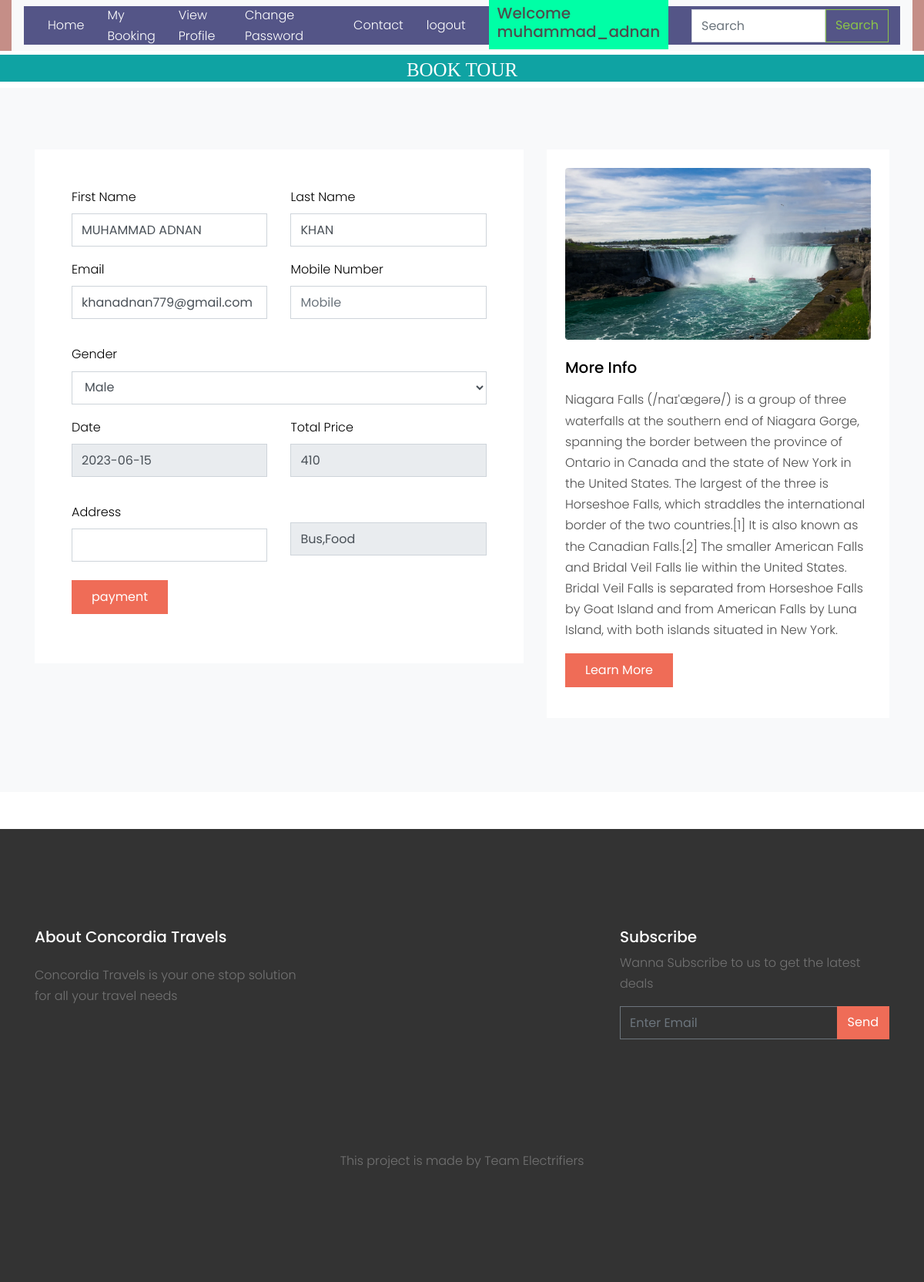
/booking/31/ (signed in), run on the app's committed database.
### tour/models.py (models this page shows, shortened)
class Booking(models.Model):
    user = models.ForeignKey(User,on_delete=models.CASCADE,null=True)
    destination = models.ForeignKey(Destination,on_delete=models.CASCADE,null=True)
    Fname = models.CharField(max_length=30)
    Lname = models.CharField(max_length=30)
    Email = models.EmailField()
    gender = models.CharField(max_length=20,null=True)
    date = models.CharField(max_length=30,null=True)
    address = models.CharField(max_length=30,null=True)
    number = models.CharField(max_length=30,null=True)
    price = models.CharField(max_length=30,null=True)
    used_facility=models.CharField(max_length=30,null=True)

class Destination(models.Model):
    user = models.ForeignKey(User,on_delete=models.CASCADE,null=True)
    place = models.CharField(max_length=20)
    country = models.CharField(max_length=20)
    image = models.ImageField(null=True)
    image1 = models.ImageField(null=True)
    image2 = models.ImageField(null=True)
    image3 = models.ImageField(null=True)
    price_by_bus = models.CharField(max_length=20,null=True)
    price_by_Train = models.CharField(max_length=20, null=True)
    price_by_Flight = models.CharField(max_length=20, null=True)
    food_price = models.CharField(max_length=20, null=True)
    number_of_person = models.CharField(max_length=20, null=True)
    days = models.CharField(max_length=20, null=True)
    nights = models.CharField(max_length=20, null=True)
    description=models.CharField(max_length=200,null=True)

### tour/views.py (the view, shortened to what this page needs)
# urls.py: path('booking/<int:pr_id>/',views.booking,name='booking'),
def booking(request,pr_id):
    if not request.user.is_authenticated:
        return redirect('/login/')
    data=Booking.objects.get(id=pr_id)
    d={"data":data}
    return render(request,'booking.html',d)

### tour/templates/booking.html (shortened to what this page needs)
{% extends 'base.html' %}
{% load static %}
{% block body %}
<center>
      <h1 style="font-size:25px; background-color:rgb(15, 163, 163);height:35px;color:white;padding:5px;margin-top:5px;font-family : 'Monotype Corsiva" align="center"> BOOK TOUR </h1>
</center>
    <div class="site-section bg-light">
      <div class="container">
        <div class="row">
          <div class="col-md-7 mb-5">
            <form  class="p-5 bg-white" method="post">
              <div class="row form-group">
                <div class="col-md-6 mb-3 mb-md-0">
                  <label class="text-black" >First Name</label>
                  <input type="text" name="bfname" class="form-control" placeholder="First Name" value="{{request.user.first_name}}">
                </div>
                <div class="col-md-6">
                  <label class="text-black" >Last Name</label>
                  <input type="text" name="blname" class="form-control" placeholder="Last Name" value="{{request.user.last_name}}">
                </div>
              </div>
<div class="row form-group">
              <div class="col-md-6 mb-3 mb-md-0">
                <label class="text-black" >Email</label>
                <input type="email" name="bemail" class="form-control" placeholder="Email" value="{{request.user.email}}">
              </div>
   <div class="col-md-6 mb-3 ">
                <label class="text-black" >Mobile Number</label>
                <input type="number" name="number" class="form-control" placeholder="Mobile" >
              </div>
</div>
              <div class="row form-group">
                <div class="col-md-12">
                  <label class="text-black" >Gender</label>
                  <select name="bgender"  class="form-control">
                    <option value="Male">Male</option>
                  </select>
                </div>
              </div>
              <div class="row form-group">
                   <div class="col-md-6 mb-3 mb-md-0">
                  <label class="text-black" >Date</label>
                  <input type="text" name="date" class="form-control" value="{{data.date}}" readonly>
                </div>
                 <div class="col-md-6 mb-3">
                  <label class="text-black" >Total Price</label>
                  <input type="text" name="price" class="form-control" value="{{data.price}}" readonly>
                </div>
              </div>
                <div class="row form-group">
                <div class="col-md-6 mb-3 mb-md-0">
                  <label class="text-black" >Address</label>
                  <input type="text" name="address" class="form-control" >
                </div>
                 <div class="col-md-6 mb-3">
                  <input type="text" name="used_facility" class="form-control" value="{{data.used_facility}}" readonly>
                </div>
              </div>
              <div class="row form-group">
                <div class="col-md-12">
                  <input type="submit" value="payment" class="btn btn-primary py-2 px-4 text-white">
                </div>
              </div>
            </form>
          </div>
          <div class="col-md-5">
            <div class="p-4 mb-3 bg-white">
              <img src="{{data.destination.image.url}}" alt="Image" class="img-fluid mb-4 rounded">
              <h3 class="h5 text-black mb-3">More Info</h3>
              <p>{{data.destination.description}}</p>
              <p><a href="#" class="btn btn-primary px-4 py-2 text-white">Learn More</a></p>
            </div>
          </div>
        </div>
      </div>
    </div>
   {% endblock %}

### tour/templates/base.html (shortened to what this page needs)
<!DOCTYPE html>
<html lang="en">
<head>
    {% load static %}
    <link rel="stylesheet" href="{% static 'fonts/icomoon/style.css' %}">
    <link rel="stylesheet" href="{% static 'css/bootstrap.min.css' %}">
    <link rel="stylesheet" href="{% static 'css/magnific-popup.css' %}">
    <link rel="stylesheet" href="{% static 'css/jquery-ui.css' %}">
    <link rel="stylesheet" href="{% static 'css/owl.carousel.min.css' %}">
    <link rel="stylesheet" href="{% static 'css/owl.theme.default.min.css' %}">
    <link rel="stylesheet" href="https://cdnjs.cloudflare.com/ajax/libs/font-awesome/4.7.0/css/font-awesome.min.css">
    <link rel="stylesheet" href="{% static 'css/bootstrap-datepicker.css' %}">
    <link rel="stylesheet" href="{% static 'fonts/flaticon/font/flaticon.css' %}">
    <link rel="stylesheet" href="https://cdn.jsdelivr.net/npm/mediaelement@4.2.7/build/mediaelementplayer.min.css>
    <link rel=" href="{% static 'css/aos.css' %}">
    <link rel="stylesheet" href="{% static 'css/style.css' %}">
</head>
<body>
<header class="site-navbar " role="banner">
    <div class="container-fluid">
        <div class="row">
            <div class="col-12" style="background-color:rgba(175, 100, 90, 0.726);">
                <nav class="navbar navbar-expand-lg navbar-light bg-light">
                    <div class="container-fluid" style="background-color:rgb(84, 85, 135);height:50px">
                        <div class="collapse navbar-collapse" id="navbarSupportedContent">
                            {% if request.user.is_staff %}
                            <ul class="navbar-nav me-auto mb-2 mb-lg-0">
                                <li class="active"><a href="{% url 'admin_home' %}">Dashboard</a></li>
                                <li><a href="{% url 'all_user' %}" style="margin-left:10px">All User</a></li>
                                <li><a href="{% url 'add_destination' %}"  style="margin-left:20px">Add Package</a></li>
                                <li><a href="{% url 'view_destination' %}"  style="margin-left:20px">View Package</a></li>
                                <li><a href="{% url 'view_booking' %}"  style="margin-left:20px">View Booking</a></li>
                                <li><a href="{% url 'view_contact' %}"  style="margin-left:20px">View Contact</a></li>
                                <li><a href="{% url 'Change_Password' %}"  style="margin-left:20px">Change Password</a></li>
                                 <li><a href="{% url 'logout' %}"  style="margin-left:20px">logout</a></li>
                                <li class="btn btn-warning"  style="margin-left:20px;background-color:rgb(60, 97, 102)">Welcome {{request.user.username}}</li>
                                {% elif request.user.is_authenticated %}
                                    <a href="{% url 'home' %}" style="color:white">Home</a>
                        <a href="{% url 'my_booking' %}" style="margin-left:30px;color:white">My Booking</a>
                               <a href="{% url 'view_profile' %}" style="margin-left:30px;color:white">View Profile</a>
                               <a href="{% url 'Change_Password' %}" style="margin-left:30px;color:white">Change Password</a>
                                    <a href="{% url 'contact' %}" style="margin-left:50px;color:white">Contact</a>
                               <a href="{% url 'logout' %}" onclick="return confirm('Are You Sure')" style="margin-left:30px;color:white">logout</a>
                                <h5 style="background-color:rgb(0, 255, 166);margin-left:30px;padding:1%"> Welcome {{request.user.username}}</h5>
                            {% endif %}
                            {% if not request.user.is_staff %}
                            <div align="right">
                                <form class="d-flex pull-right" method="post" action="/search/">
                                    <input class="form-control me-2" type="search" placeholder="Search"
                                           aria-label="Search" name="srh" style="margin-left:30px">
                                    <button class="btn btn-outline-success" type="submit">Search</button>
                                </form>
                            </div>
                            {% endif %}
                        </div>
                    </div>
                </nav>
            </div>
        </div>
    </div>
</header>
{% block body %}
{% endblock %}
<footer class="site-footer mt-5">
    <div class="container">
        <div class="row">
            <div class="col-lg-4">
                <div class="mb-5">
                    <h3 class="footer-heading mb-4">About Concordia Travels</h3>
                    <p>Concordia Travels is your one stop solution for all your travel needs</p>
                </div>
            </div>
            <div class="col-lg-4 mb-5 mb-lg-0">
                <div class="row mb-5">
                    <div class="col-md-12">
                    </div>
                    <div class="col-md-6 col-lg-6">
                    </div>
                </div>
            </div>
            <div class="col-lg-4 mb-5 mb-lg-0">
                <div class="mb-5">
                    <h3 class="footer-heading mb-2">Subscribe</h3>
                    <p>Wanna Subscribe to us to get the latest deals</p>
                    <form action="#" method="post">
                        <div class="input-group mb-3">
                            <input type="text" class="form-control border-secondary text-white bg-transparent"
                                   placeholder="Enter Email" aria-label="Enter Email" aria-describedby="button-addon2">
                            <div class="input-group-append">
                                <button class="btn btn-primary text-white" type="button" id="button-addon2">Send
                                </button>
                            </div>
                        </div>
                    </form>
                </div>
            </div>
        </div>
        <div class="row pt-5 mt-5 text-center">
            <div class="col-md-12">
                <p>
                    This project is made by Team Electrifiers
                </p>
            </div>
        </div>
    </div>
</footer>
</body>
</html>

### tour/static/css/style.css (style rules this page uses)
body { line-height: 1.7; color: #4d4d4d; font-weight: 300; font-size: 1rem; }
a { -webkit-transition: .3s all ease; -o-transition: .3s all ease; transition: .3s all ease; }
h1, h2, h3, h4, h5, .h1, .h2, .h3, .h4, .h5 { font-family: "Poppins", -apple-system, BlinkMacSystemFont, "Segoe UI", Roboto, "Helvetica Neue", Arial, sans-serif, "Apple Color Emoji", "Segoe UI Emoji", "Segoe UI Symbol", "Noto Color Emoji"; }
.text-black { color: #000 !important; }
.btn { border-radius: 0; }
.btn.btn-primary { border: 2px solid transparent; }
.form-control { height: 43px; border-radius: 0; }
.site-section { padding: 2.5em 0; }
@media (min-width: 768px) { .site-section { padding: 5em 0; } }
.site-footer { padding: 4em 0; background: #333333; }
@media (min-width: 768px) { .site-footer { padding: 8em 0; } }
.site-footer p { color: #737373; }
.site-footer h2, .site-footer h3, .site-footer h4, .site-footer h5 { color: #fff; }
.site-footer .footer-heading { font-size: 20px; color: #fff; }
.site-navbar { margin-bottom: 0px; z-index: 1999; position: relative; }
.bg-light { background: #8f0f0f; }

### data on the page
Booking: date "2023-06-15", price "410", used_facility "Bus,Food", destination.image (picture), destination.description "Niagara Falls (/naɪˈæɡərə/) is a group of three waterfalls at the southern end of Niagara Gorge, spanning the border between the province of Ontario in Canada and the state of New York in the United States. The largest of the three is Horseshoe Falls, which straddles the international border of the two countries.[1] It is also known as the Canadian Falls.[2] The smaller American Falls and Bridal Veil Falls lie within the United States. Bridal Veil Falls is separated from Horseshoe Falls by Goat Island and from American Falls by Luna Island, with both islands situated in New York."

### other printed values
{{ request.user.username }} "muhammad_adnan"
